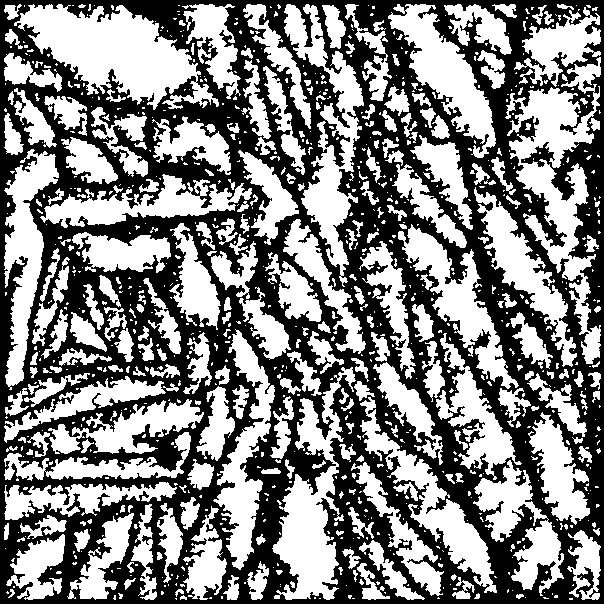
#> input picture Semantic Segmentation/equi_masks/mask_1.png, 604 x 604 px, given in place of image_1.png, which was not available
$ jupyter execute --allow-errors few_shot_ti64.ipynb   (shell and % lines are left out)   (text cells are left out)
#> lines starting #> are read from the running program, lines starting #| are printed output that depends on the picture; after the words box and inside, x2 and y2 are one past the last pixel; in counts of white or black regions, pixels touching at a corner belong together; pictures that were not available may be replaced by others from this repository, and a replacement may not be noted
[cell 1]
# Dependencies are installed in the project's .venv.


# Skip this method
# ! pip install segmentation-models

[cell 2]
import os
os.environ["SM_FRAMEWORK"] = "tf.keras"
os.environ['KERAS_BACKEND'] = 'tensorflow'

import numpy as np
import matplotlib.pyplot as plt
from PIL import Image
import cv2
import pandas as pd
import os.path

from scipy import ndimage as ndi
from skimage.segmentation import watershed
from skimage import exposure
from skimage.filters import sobel
from sklearn.metrics import jaccard_score
import random
import time

from keras.models import *
from keras.layers import *
import tensorflow as tf
from keras.optimizers import *
import keras.backend as K
from random import shuffle

from segmentation_models import Unet
from segmentation_models import get_preprocessing

s = 256

[cell 3]
def smooth(img):
    return 0.5*img + 0.5*(np.roll(img, +1, axis=0) + np.roll(img, -1, axis=0) +
        np.roll(img, +1, axis=1) + np.roll(img, -1, axis=1) )

def returnIndex(a , value):
    k = np.size(a)
    for i in range(k):
        if(a[i]==value):
            return i

def duplex_segmentation(img_path):
#> called with img_path = 'equi_images/image_1.png'
    area_frac_duplex=[]
    duplex_image_id=[]
    image = Image.open(img_path).convert('F')
#> image: PIL image 604x604 F; 51% white; 1 black region, box (x1, y1, x2, y2) and area: (0, 0, 604, 604) 178738
    image = np.copy(np.reshape(np.array(image), image.size[::-1])/255.)
    image = exposure.equalize_adapthist(image, clip_limit=8.3)
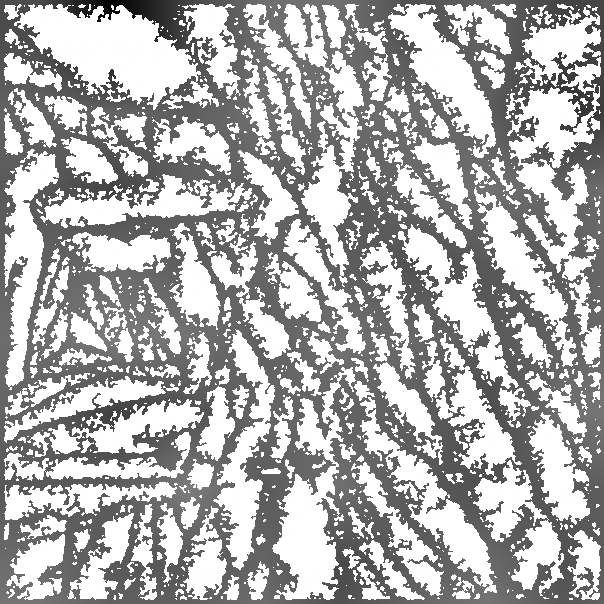
#> image: shape (604, 604) float32; min 0, max 1, mean 0.694
    image = (smooth(smooth(image)))
#> in smooth, `return 0.5*img + 0.5*(np.roll(img, +1, axis=0) + np.roll(img, -1, axis..`:
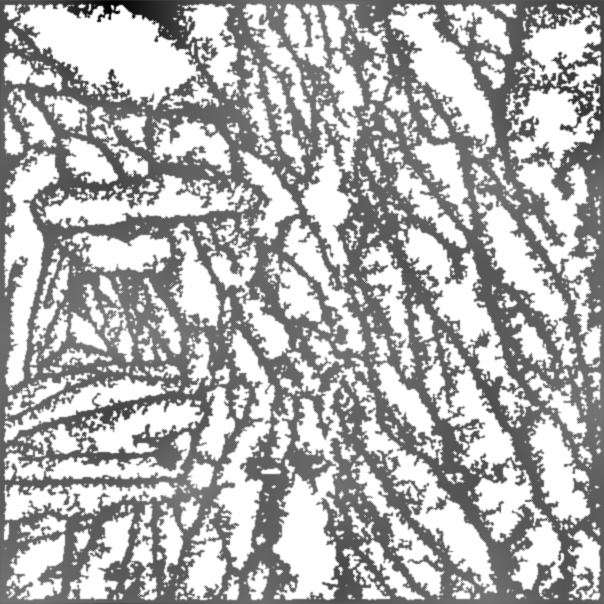
#> returned value: shape (604, 604) float32; min 0.00373, max 2.5, mean 1.74; drawn with min black and max white
    image_copy = image
    # markers = np.zeros_like(image)
    markers = np.zeros_like(image, dtype=np.int32)
    markers[image > np.median(image) - 0.10*np.std(image)] = 1
    markers[image < np.median(image) - 0.10*np.std(image)] = 2
    fig, (ax1) = plt.subplots(1, sharex=True, sharey=True)
    elevation_map = sobel(image)
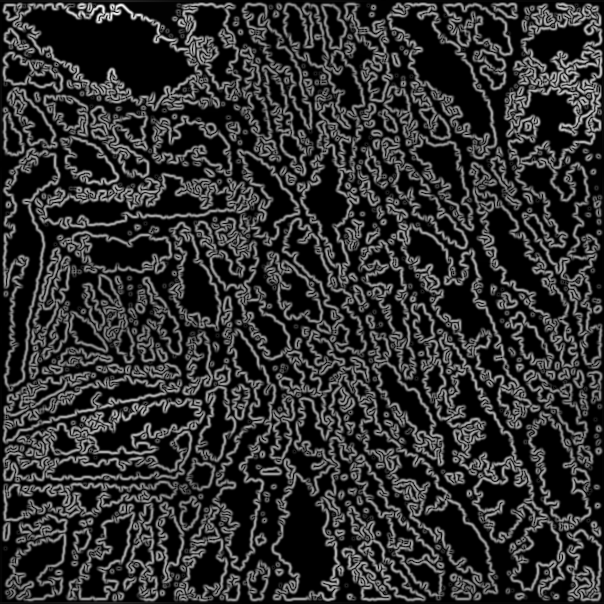
#> elevation_map: shape (604, 604) float32; min 0, max 3.07, mean 0.585; drawn with min black and max white
    # segmentation = morphology.watershed(elevation_map, markers)
    segmentation = watershed(elevation_map, markers)
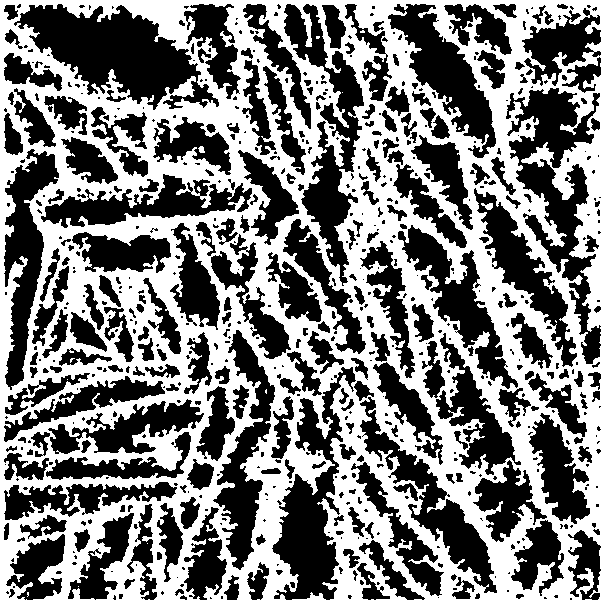
#> segmentation: shape (604, 604) int32; values 1 (black) and 2 (white), 48.9% white; 20 white regions (17 under 20 px), largest, box (x1, y1, x2, y2) and area: (0, 0, 604, 604) 178252, (481, 203, 493, 210) 54, (198, 146, 205, 153) 35
    segmentation = ndi.binary_fill_holes(segmentation - 1)
#> segmentation: shape (604, 604) bool; every value is 1
    labeled_grains, _ = ndi.label(segmentation)
#> labeled_grains: shape (604, 604) int32; every value is 1
#> `res_for_cv2 = (res*255.).astype('uint8')`: res_for_cv2: shape (604, 604); every value is 255
#> pass 2 of the loop `for i in range(1, 21):`:
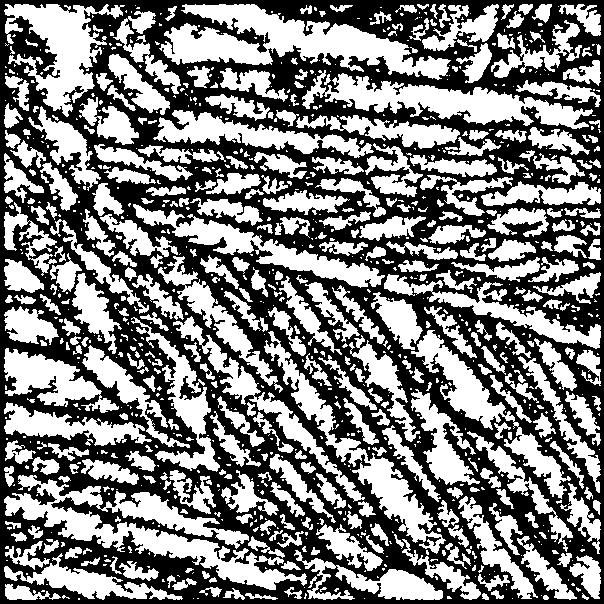
#> input picture Semantic Segmentation/equi_masks/mask_10.png, 604 x 604 px, given in place of image_2.png, which was not available
#> in duplex_segmentation (call 2), `elevation_map = sobel(image)`:
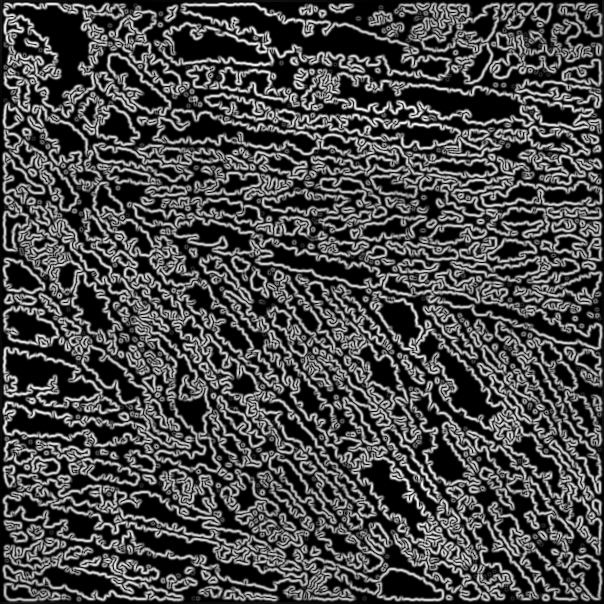
#> elevation_map: shape (604, 604) float32; min 0, max 3.08, mean 0.89; drawn with min black and max white
#> in duplex_segmentation (call 2), `segmentation = watershed(elevation_map, markers)`:
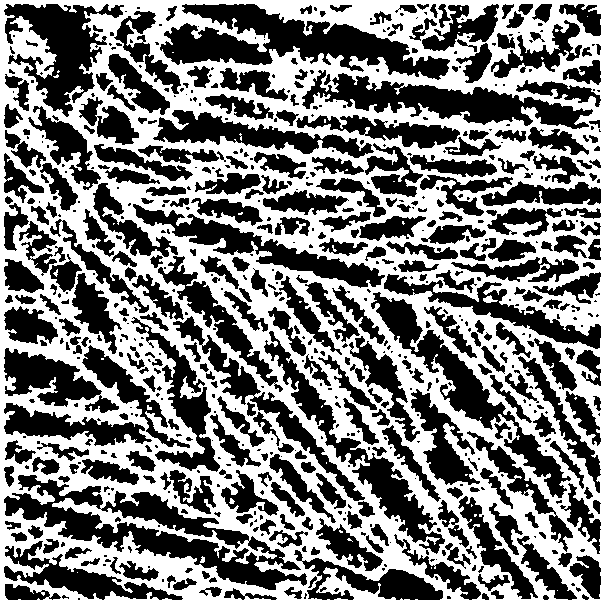
#> segmentation: shape (604, 604) int32; values 1 (black) and 2 (white), 48.8% white; 46 white regions (41 under 20 px), largest, box (x1, y1, x2, y2) and area: (0, 0, 604, 604) 177766, (483, 295, 498, 303) 64, (200, 556, 205, 563) 25, (229, 498, 235, 504) 23, (53, 269, 58, 277) 20
    plt.close(fig)
    return np.array(segmentation)

def lamellar_segmentation(img_path):
    s = 604
    PIL_image = Image.open(img_path)
    img_in = np.array(PIL_image.convert('L'))
    img_in = cv2.resize(img_in, (s,s), interpolation=cv2.INTER_CUBIC)
    img_in = cv2.blur(img_in, (3,3))
    img_in = cv2.medianBlur(img_in, 3)
    thi, img_in = cv2.threshold(img_in,np.median(img_in),255,cv2.THRESH_BINARY)
    return np.array(img_in)

def read_equi_data(img_mask_path):
    PIL_image = Image.open(img_mask_path[0])
    img_in = np.array(PIL_image.convert('L'))
    img_in = cv2.resize(img_in, (s,s), interpolation=cv2.INTER_CUBIC)
    thi, img_in = cv2.threshold(img_in,np.median(img_in),255,cv2.THRESH_BINARY)
    img_in = 255 - img_in
    img_in = cv2.medianBlur(img_in, 3)
    img_in = np.reshape(img_in, (s,s,1))
    PIL_mask = Image.open(img_mask_path[1])
    mask_in = np.array(PIL_mask.convert('L'))
    # mask_in = cv2.resize(mask_in, (s,s), interpolation=cv2.INTER_CUBIC)
    # thi, mask_in = cv2.threshold(mask_in,np.median(mask_in),255,cv2.THRESH_BINARY)
    # mask_in = mask_in/255
    mask_in = cv2.resize(mask_in, (s, s), interpolation=cv2.INTER_NEAREST)
    mask_in = (mask_in > 127).astype(np.uint8)
    mask_in = mask_in*2
    mask_in = np.reshape(mask_in, (s,s,1))
    # mask_in = tf.keras.utils.to_categorical(mask_in, num_classes = 3, dtype ="uint8")
    mask_in = tf.keras.utils.to_categorical(mask_in, num_classes=3).astype(np.float32)
    return (img_in, mask_in)

def read_lam_data(img_mask_path):
    PIL_image = Image.open(img_mask_path[0])
    img_in = np.array(PIL_image.convert('L'))
    img_in = cv2.resize(img_in, (s,s), interpolation=cv2.INTER_CUBIC)
    img_in = cv2.blur(img_in, (3,3))
    img_in = cv2.medianBlur(img_in, 3)
    img_in = np.reshape(img_in, (s,s,1))
    PIL_mask = Image.open(img_mask_path[1])
    mask_in = np.array(PIL_mask.convert('L'))
    # mask_in = cv2.resize(mask_in, (s,s), interpolation=cv2.INTER_CUBIC)
    # thi, mask_in = cv2.threshold(mask_in,np.median(mask_in),255,cv2.THRESH_BINARY)
    # mask_in = mask_in/255
    mask_in = cv2.resize(mask_in, (s, s), interpolation=cv2.INTER_NEAREST)
    mask_in = (mask_in > 127).astype(np.uint8)
    mask_in = np.reshape(mask_in, (s,s,1))
    # mask_in = tf.keras.utils.to_categorical(mask_in, num_classes = 3, dtype ="uint8")
    mask_in = tf.keras.utils.to_categorical(mask_in, num_classes=3).astype(np.float32)
    return (img_in, mask_in)

[cell 4]
num_equi_training_samples = 10
# for i in range(1, num_equi_training_samples + 1):
    # file_id = str(num)
#> (the rest of this cell did not finish here and is left out)

[cell 5]
num_lam_training_samples = 10
#> num_lam_training_samples = 10
# for num in range(1, num_lam_training_samples + 1):
#> (the rest of this cell did not finish here and is left out)

    res_for_cv2 = res #(res*255.).astype('uint8')
    outfile = 'lam_masks/mask_' + file_id + '.png'
    # cv2.imwrite(outfile, res_for_cv2)
    if not os.path.isfile(outfile):
        if not cv2.imwrite(outfile, res_for_cv2):
            raise OSError(f"Could not save mask: {outfile}")

[cell 6]
train_equi_mask_paths = [("equi_images/image_%d.png"%i, "equi_masks/mask_%d.png"%i) for i in range(1,num_equi_training_samples + 1)]
#> train_equi_mask_paths = 10 items


train_lam_mask_paths = [("lam_images/image_%d.png"%i, "lam_masks/mask_%d.png"%i) for i in range(1,num_lam_training_samples + 1)]


# train_lam_paths = train_lam_mask_paths[int(1):]
# train_equi_paths = train_equi_mask_paths[int(1):]
train_lam_paths = train_lam_mask_paths
train_equi_paths = train_equi_mask_paths
#> train_equi_paths = 10 items
num_train_images = len(train_lam_paths) + len(train_equi_paths)
#> num_train_images = 20
# num_test_images = len(test_lam_paths) + len(test_equi_paths)
